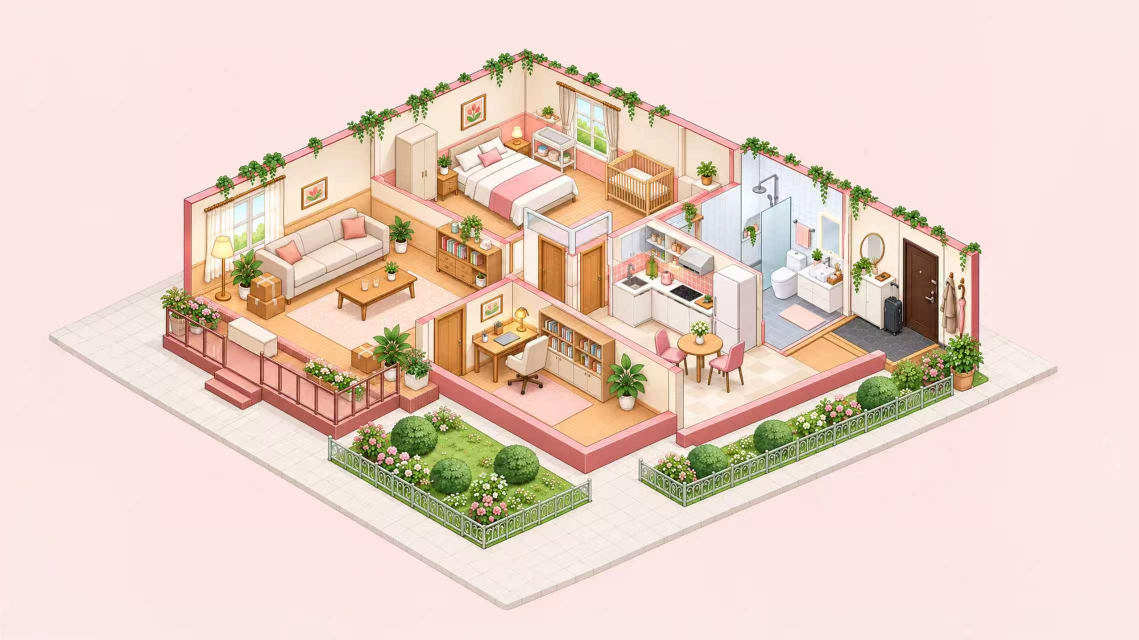
#> input picture assets/resources/img/scene/house_overview.jpg, 2277 x 1280 px (shown at 1/2 size)
$ python key_and_pack.py ../../../../assets/resources/img/scene/house_overview.jpg out.png
#> lines starting #> are read from the running program, lines starting #| are printed output that depends on the picture
#> in main, im is the input picture: PIL image 2277x1280 RGB; mean R, G, B 232.5, 209.4, 197.9
#!/usr/bin/env python3
# -*- coding: utf-8 -*-
"""抠底 + 归一化：把 AI 生图（白底/纯色底道具图）处理成项目道具图规范。

用法:
    python3 key_and_pack.py INPUT.png OUTPUT.png [--tol 22] [--core 55] [--cleanup 70] [--maxdim 88]

流程:
  1. 从四边泛洪（容差 tol）去掉背景；
  2. 用高置信前景像素（与背景距离 > core）算内容 bbox，清掉框外低对比残影（阴影/光晕）；
  3. 内容缩放至最大边 maxdim，居中放入 100x100 透明画布。

提示:
  - 生图请用「纯白色背景 + 无阴影 + 清晰描边」的提示词（粉底生图会漏色出破洞）。
  - 处理完必须放大 3 倍目检：破洞调小 tol，脏边调大 tol。
"""
import argparse
from collections import deque

from PIL import Image


def key_out_bg(im: Image.Image, tol: int, core_dist: int, cleanup_dist: int) -> Image.Image:
#> called with tol = 22, core_dist = 55, cleanup_dist = 70
    im = im.convert('RGBA')
#> im: PIL image 2277x1280 RGBA
    W, H = im.size
#> W = 2277; H = 1280
    px = im.load()

    samples = [px[0, 0], px[W - 1, 0], px[0, H - 1], px[W - 1, H - 1]]
#> samples = [(253, 232, 231, 255), (251, 233, 231, 255), (253, 235, 235, 255), (251, 233, 231, 255)]
    br, bg, bb = sorted(samples, key=lambda c: samples.count(c))[-1][:3]
#> br = 251; bg = 233; bb = 231

    def dist(c):
        return abs(c[0] - br) + abs(c[1] - bg) + abs(c[2] - bb)

    # 1. flood fill sure background from borders
    seen = [[False] * W for _ in range(H)]
    q = deque()
    for x in range(W):
        for y in (0, H - 1):
            if not seen[y][x] and dist(px[x, y]) < tol:
                seen[y][x] = True
                q.append((x, y))
    for y in range(H):
        for x in (0, W - 1):
            if not seen[y][x] and dist(px[x, y]) < tol:
                seen[y][x] = True
                q.append((x, y))
#> after the loop, seen = 1280 items
    while q:
        x, y = q.popleft()
        px[x, y] = (0, 0, 0, 0)
        for nx, ny in ((x + 1, y), (x - 1, y), (x, y + 1), (x, y - 1)):
            if 0 <= nx < W and 0 <= ny < H and not seen[ny][nx] and dist(px[nx, ny]) < tol:
                seen[ny][nx] = True
                q.append((nx, ny))
#> this loop made 1656586 passes
#> (x, y) on passes 1 to 3: (0, 0), (0, 1279), (1, 0)

    # 2. core bbox from confident object pixels
    minx, miny, maxx, maxy = W, H, 0, 0
#> minx = 2277; miny = 1280; maxx = 0; maxy = 0
    for y in range(H):
        for x in range(W):
            if px[x, y][3] and dist(px[x, y]) > core_dist:
                minx = min(minx, x); maxx = max(maxx, x)
                miny = min(miny, y); maxy = max(maxy, y)
    minx -= 6; miny -= 6; maxx += 6; maxy += 6
#> after `minx -= 6`: minx = 91
#> after `miny -= 6`: miny = 90
#> after `maxx += 6`: maxx = 2120
#> after `maxy += 6`: maxy = 1226

    # 3. remove low-contrast residues (shadow / halo) outside the core bbox
    for y in range(H):
        for x in range(W):
            c = px[x, y]
            if c[3] == 0:
                continue
            if (x < minx or x > maxx or y < miny or y > maxy) and dist(c) < cleanup_dist:
                px[x, y] = (0, 0, 0, 0)
    return im


def normalize(im: Image.Image, maxdim: int, canvas_size: int = 100) -> Image.Image:
#> called with maxdim = 88, canvas_size = 100
    bbox = im.getbbox()
#> bbox = (96, 96, 2120, 1223)
    if not bbox:
        raise SystemExit('内容为空：抠底把整个图都吃掉了，检查 tol / 背景色')
    obj = im.crop(bbox)
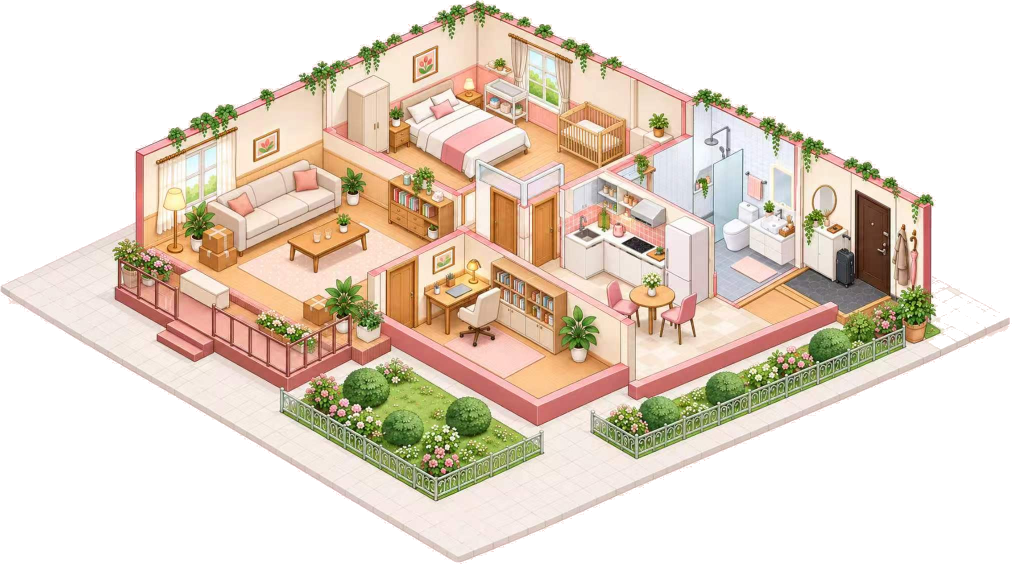
#> obj: PIL image 2024x1127 RGBA (shown at 1/2 size); mean R, G, B, A 114, 100.5, 86.1, 140.6; transparent parts drawn white
    w, h = obj.size
#> w = 2024; h = 1127
    s = maxdim / max(w, h)
#> s = 0.0435
    obj = obj.resize((max(1, round(w * s)), max(1, round(h * s))), Image.LANCZOS)
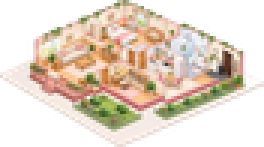
#> obj: PIL image 88x49 RGBA (shown 3 times larger); mean R, G, B, A 128.9, 114.3, 99, 140.7; transparent parts drawn white
    canvas = Image.new('RGBA', (canvas_size, canvas_size), (0, 0, 0, 0))
#> canvas: PIL image 100x100 RGBA; every value is 0
    canvas.paste(obj, ((canvas_size - obj.width) // 2, (canvas_size - obj.height) // 2), obj)
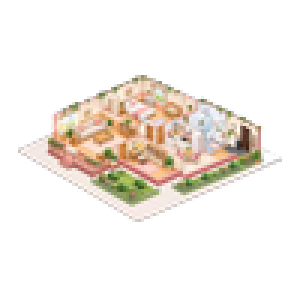
#> canvas: PIL image 100x100 RGBA (shown 3 times larger); mean R, G, B, A 49.3, 43.5, 37.3, 59.5; transparent parts drawn white
    return canvas


def main():
    ap = argparse.ArgumentParser()
    ap.add_argument('input')
    ap.add_argument('output')
    ap.add_argument('--tol', type=int, default=22, help='背景泛洪容差（破洞调小，脏边调大）')
    ap.add_argument('--core', type=int, default=55, help='高置信前景阈值')
    ap.add_argument('--cleanup', type=int, default=70, help='框外残影清除阈值')
    ap.add_argument('--maxdim', type=int, default=88, help='内容最大边（项目规范 88）')
    args = ap.parse_args()

    im = Image.open(args.input)
    out = normalize(key_out_bg(im, args.tol, args.core, args.cleanup), args.maxdim)
    out.save(args.output)
    print('saved', args.output, 'content bbox:', out.getbbox())
#| saved out.png content bbox: (6, 25, 94, 74)


if __name__ == '__main__':
    main()
